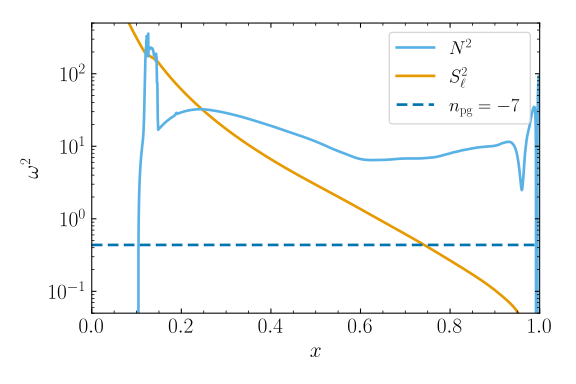

This chart was generated by the following Python code:
#!/usr/bin/env python
#
# Displacement eigenfunctions

# Imports

import matplotlib.pyplot as plt
import pygyre as pg

from colors import *

# Plot settings

plt.style.use('web.mplstyle')

# Read data

d = pg.read_output('detail.l1.n-7.h5')

# Evaluate characteristic frequencies

l = d.meta['l']
omega = d.meta['omega'].real
n_pg = d.meta['n_pg']

x = d['x']
V = d['V_2']*x**2
As = d['As']
c_1 = d['c_1']
Gamma_1 = d['Gamma_1']

N2 = d['As']/d['c_1']
Sl2 = l*(l+1)*Gamma_1/(V*c_1)

# Do the plot

fig, ax = plt.subplots()

ax.plot(x, N2, color=SKY_BLUE, label=r'$N^{2}$', zorder=1)
ax.plot(x, Sl2, color=ORANGE, label=r'$S_{\ell}^{2}$', zorder=0)

ax.axhline(omega**2, color=BLUE, dashes=(4,2), label=r'$n_{{\rm pg}}={:d}$'.format(n_pg))

ax.set_xlabel(r'$x$')
ax.set_ylabel(r'$\omega^{2}$')

ax.set_xlim(0,1)

ax.set_ylim(5e-2, 5e2)
ax.set_yscale('log')

ax.legend(loc=1)

fig.tight_layout()
fig.savefig('fig_prop_diag.svg')
